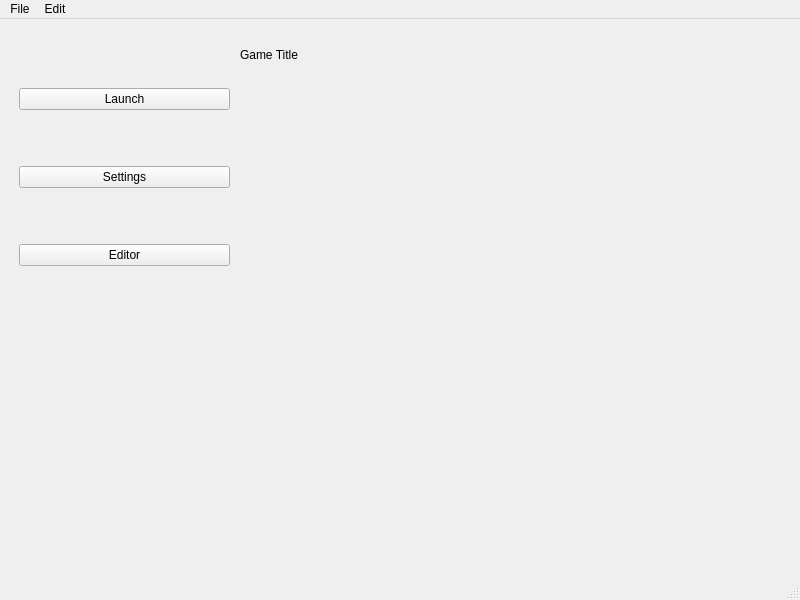
<?xml version="1.0" encoding="UTF-8"?>
<ui version="4.0">
 <class>MainWindow</class>
 <widget class="QMainWindow" name="MainWindow">
  <property name="geometry">
   <rect>
    <x>0</x>
    <y>0</y>
    <width>800</width>
    <height>600</height>
   </rect>
  </property>
  <property name="windowTitle">
   <string>MainWindow</string>
  </property>
  <widget class="QWidget" name="centralwidget">
   <widget class="QWidget" name="verticalLayoutWidget">
    <property name="geometry">
     <rect>
      <x>19</x>
      <y>19</y>
      <width>211</width>
      <height>281</height>
     </rect>
    </property>
    <layout class="QVBoxLayout" name="verticalLayout">
     <item>
      <widget class="QPushButton" name="launchButton">
       <property name="text">
        <string>Launch</string>
       </property>
      </widget>
     </item>
     <item>
      <widget class="QPushButton" name="settingsButton">
       <property name="text">
        <string>Settings</string>
       </property>
      </widget>
     </item>
     <item>
      <widget class="QPushButton" name="editorButton">
       <property name="text">
        <string>Editor</string>
       </property>
      </widget>
     </item>
    </layout>
   </widget>
   <widget class="QLabel" name="label">
    <property name="geometry">
     <rect>
      <x>240</x>
      <y>10</y>
      <width>151</width>
      <height>51</height>
     </rect>
    </property>
    <property name="text">
     <string>Game Title</string>
    </property>
   </widget>
  </widget>
  <widget class="QMenuBar" name="menubar">
   <property name="geometry">
    <rect>
     <x>0</x>
     <y>0</y>
     <width>800</width>
     <height>20</height>
    </rect>
   </property>
   <widget class="QMenu" name="menuFile">
    <property name="title">
     <string>File</string>
    </property>
    <widget class="QMenu" name="menuOpen">
     <property name="title">
      <string>Open</string>
     </property>
     <addaction name="actionGL_Window"/>
     <addaction name="actionSettings"/>
    </widget>
    <addaction name="menuOpen"/>
   </widget>
   <widget class="QMenu" name="menuEdit">
    <property name="title">
     <string>Edit</string>
    </property>
    <addaction name="actionSave"/>
   </widget>
   <addaction name="menuFile"/>
   <addaction name="menuEdit"/>
  </widget>
  <widget class="QStatusBar" name="statusbar"/>
  <action name="actionSave">
   <property name="text">
    <string>Save</string>
   </property>
  </action>
  <action name="actionGL_Window">
   <property name="text">
    <string>GL Window</string>
   </property>
  </action>
  <action name="actionSettings">
   <property name="text">
    <string>Settings</string>
   </property>
  </action>
 </widget>
 <resources/>
 <connections/>
</ui>
